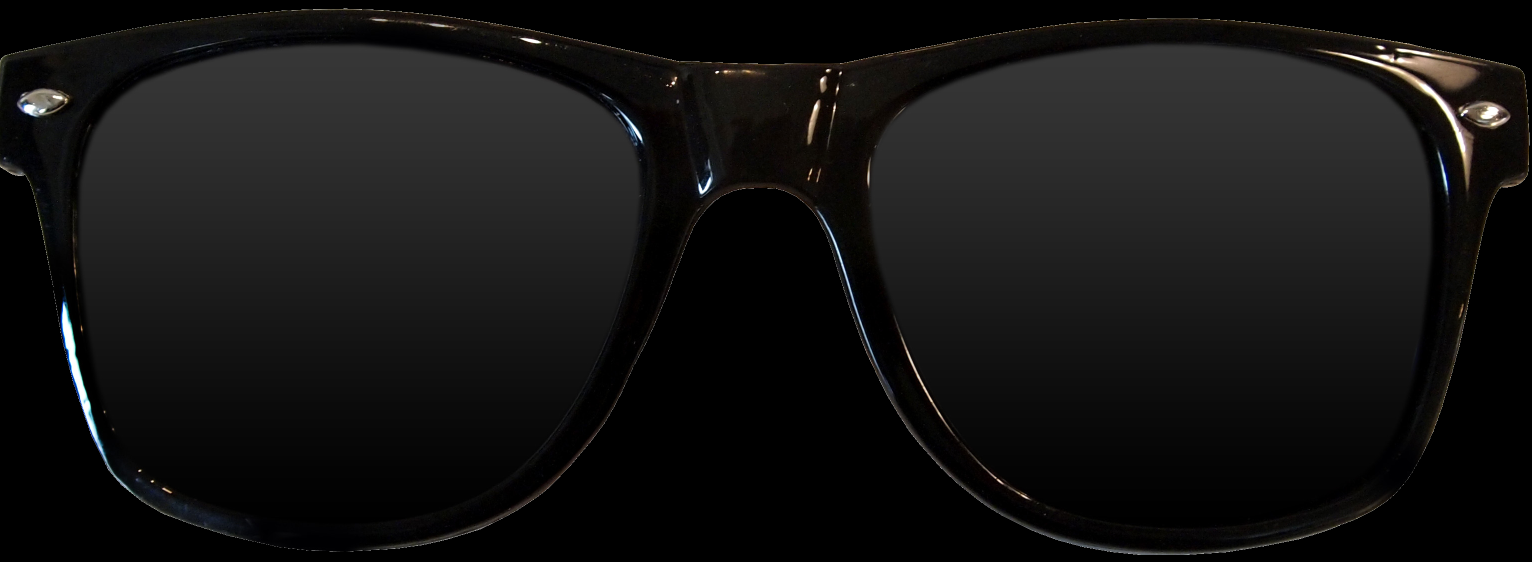
#> input picture images/sunglasses.png, 3064 x 1123 px (shown at 1/2 size); the run also reads 1 picture not shown here
$ jupyter execute --allow-errors '4. Fun with Keypoints.ipynb'   (shell and % lines are left out)
#> lines starting #> are read from the running program, lines starting #| are printed output that depends on the picture
## Facial Filters

Using your trained facial keypoint detector, you can now do things like add filters to a person's face, automatically. In this optional notebook, you can play around with adding sunglasses to detected face's in an image by using the keypoints detected around a person's eyes. Checkout the `images/` directory to see what pther .png's have been provided for you to try, too!

Let's start this process by looking at a sunglasses .png that we'll be working with!

[cell 1]
# import necessary resources
import matplotlib.image as mpimg
import matplotlib.pyplot as plt
import numpy as np
import pandas as pd
import os
import cv2

[cell 2]
# load in sunglasses image with cv2 and IMREAD_UNCHANGED
sunglasses = cv2.imread('images/sunglasses.png', cv2.IMREAD_UNCHANGED)
#> sunglasses is the input picture: shape (1123, 3064, 4); mean B, G, R, A 18.7, 19.1, 19.5, 184.3

# plot our image
plt.imshow(sunglasses)

# print out its dimensions
print('Image shape: ', sunglasses.shape)
#| Image shape:  (1123, 3064, 4)

[cell 3]
# load in sunglasses image with cv2 and IMREAD_UNCHANGED
moustache = cv2.imread('images/moustache.png', cv2.IMREAD_UNCHANGED)

# plot our image
plt.imshow(moustache)

# print out its dimensions
print('Image shape: ', moustache.shape)
#| Image shape:  (480, 960, 4)

## The 4th dimension

You'll note that this image actually has *4 color channels*, not just 3 as your avg RGB image does. This is due to the flag we set `cv2.IMREAD_UNCHANGED`, which tells this to read in another color channel.

#### Alpha channel
It has the usual red, blue, and green channels any color image has, and the 4th channel respresents the **transparency level of each pixel** in the image; this is often called the **alpha** channel. Here's how the transparency channel works: the lower the value, the more transparent, or see-through, the pixel will become.  The lower bound (completely transparent) is zero here, so any pixels set to 0 will not be seen; these look like white background pixels in the image above, but they are actually totally transparent.

This transparent channel allows us to place this rectangular image of sunglasses on an image of a face and still see the face area that is techically covered by the transparentbackground of the sunglasses image!

Let's check out the alpha channel of our sunglasses image in the next Python cell. Because many of the pixels in the background of the image have an alpha value of 0, we'll need to explicitly print out non-zero values if we want to see them.

[cell 4]
# print out the sunglasses transparency (alpha) channel
alpha_channel = sunglasses[:,:,3]
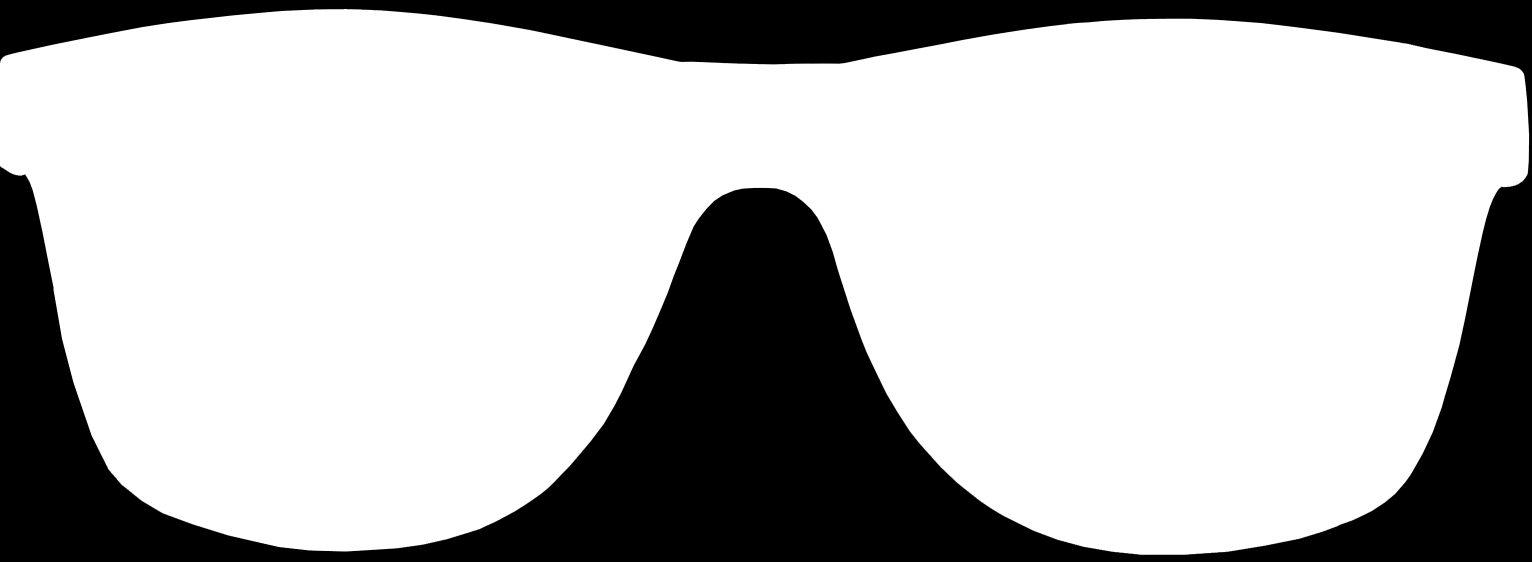
#> alpha_channel: shape (1123, 3064) (shown at 1/2 size); min 0, max 255, mean 184.3
print ('The alpha channel looks like this (black pixels = transparent): ')
plt.imshow(alpha_channel, cmap='gray')

[cell 5]
# print out the sunglasses transparency (alpha) channel
alpha_channel = moustache[:,:,3]
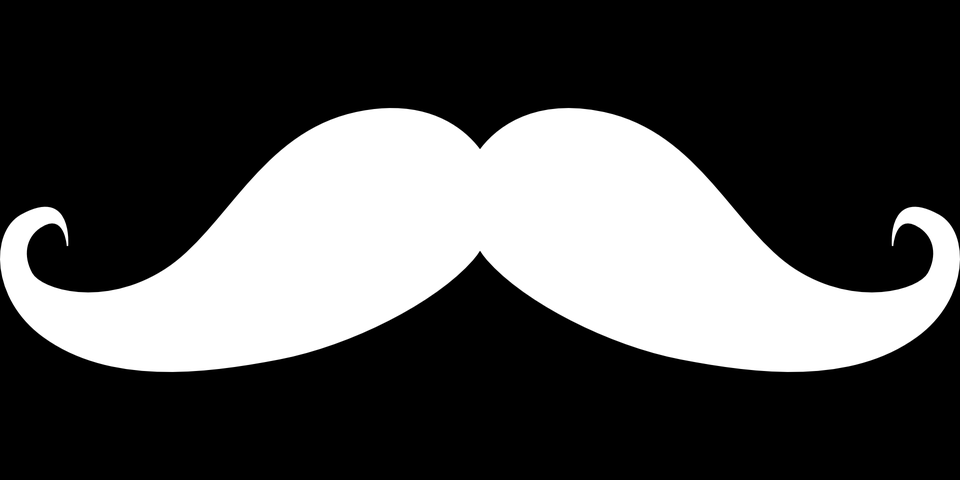
#> alpha_channel: shape (480, 960); min 0, max 255, mean 78
print ('The alpha channel looks like this (black pixels = transparent): ')
plt.imshow(alpha_channel, cmap='gray')

[cell 6]
# just to double check that there are indeed non-zero values
# let's find and print out every value greater than zero
values = np.where(alpha_channel != 0)
#> values = 145152 positions, rows 105 to 374, columns 0 to 959
print ('The non-zero values of the alpha channel are: ')
print (values)
#> (printed output is left out)
